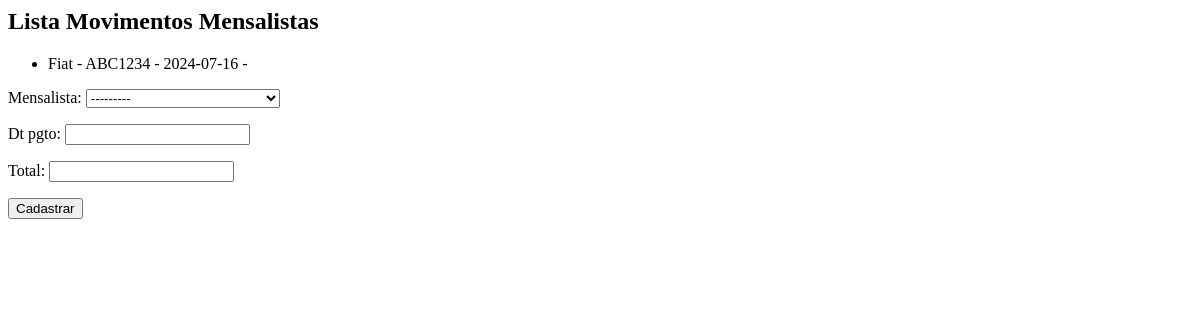
Page /core/mov-mensal/ on the earlier database version.
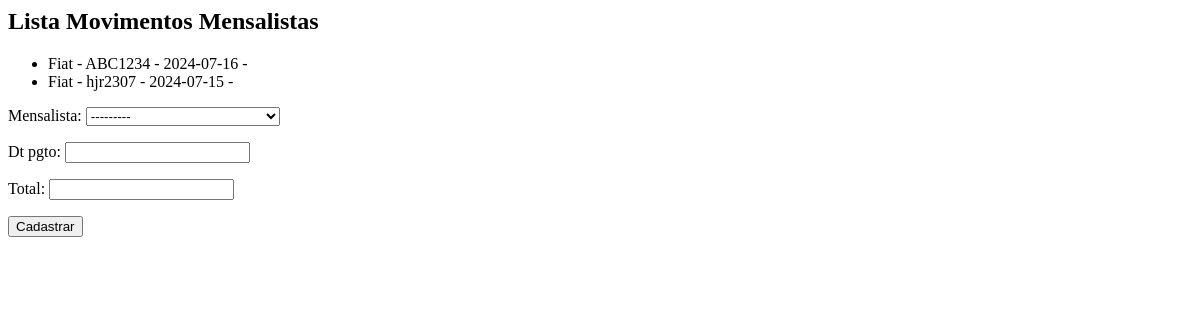
Same page on the later database version.
### core/models.py (models this page shows, shortened)
class MovMensalista(models.Model):
    mensalista = models.ForeignKey(Mensalista, on_delete=models.CASCADE)
    dt_pgto = models.DateField()
    total = models.DecimalField(max_digits=6, decimal_places=2)

class Mensalista(models.Model):
    veiculo = models.ForeignKey(Veiculo, on_delete=models.CASCADE)
    inicio = models.DateField()
    valor_mes = models.DecimalField(max_digits=6, decimal_places=2)
    def __str__(self):
        return str(self.veiculo) + " - " + str(self.inicio)

class Veiculo(models.Model):
    marca = models.ForeignKey(Marca, on_delete=models.CASCADE)
    placa = models.CharField(max_length=7)
    proprietario = models.ForeignKey(Pessoa, on_delete=models.CASCADE)
    cor = models.CharField(max_length=15)
    observacoes = models.TextField()
    def __str__(self):
        return self.marca.nome + " - " + self.placa

class Marca(models.Model):
    nome = models.CharField(max_length=50)

### core/views.py (the view)
# urls.py: path("mov-mensal/", lista_movmensalistas,
def lista_movmensalistas(request):
    mov_mensalistas = MovMensalista.objects.all()
    form = MovMensalistaForm()
    data = { "mov_mensalistas": mov_mensalistas, "form": form }
    return render(
        request, "core/lista_movmensalistas.html", data)

### core/forms.py
class MovMensalistaForm(ModelForm):
    class Meta:
        model = MovMensalista
        fields = "__all__"

### core/templates/core/lista_movmensalistas.html (shortened to what this page needs)
<h2>Lista Movimentos Mensalistas</h2>
<ul>
    {% for mov in mov_mensalistas %}
        <li>{{ mov.mensalista }} - {{ mov.dt_pagto }}</li>
    {% endfor %}
</ul>
<form action="{% url 'core:core_movmensalista_novo' %}" method="POST">
    {{ form.as_p }}
    <button type="submit">Cadastrar</button>
</form>

Differences in the rows shown:
added MovMensalista: mensalista "Fiat - hjr2307 - 2024-07-15"
